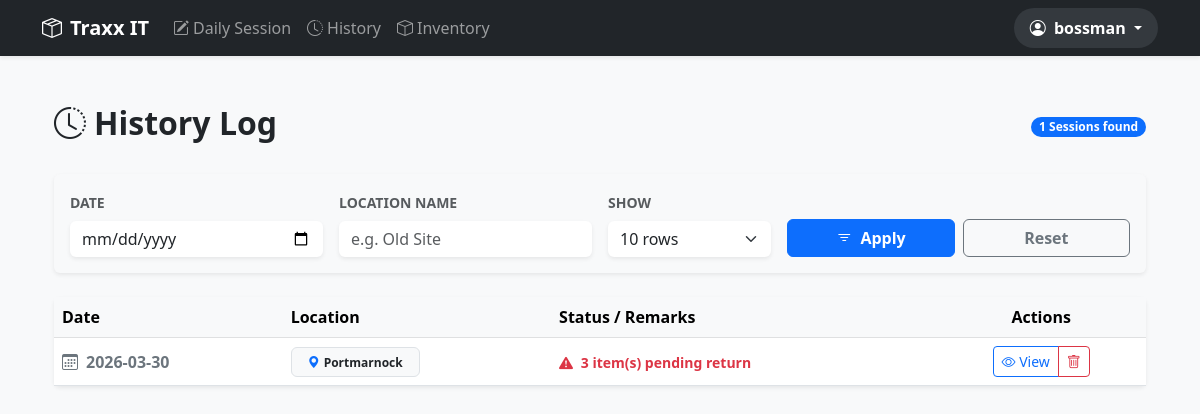
The page /history (signed in) on the database its author committed.
### models.py (models this page shows)
class User(db.Model):
    id = db.Column(db.Integer, primary_key=True)
    username = db.Column(db.String(80), unique=True, nullable=False)
    password = db.Column(db.String(120), nullable=False)
    role = db.Column(db.String(20), default='staff') # 'boss' or 'staff'
    display_name = db.Column(db.String(100), nullable=True)

class Place(db.Model):
    id = db.Column(db.Integer, primary_key=True)
    name = db.Column(db.String(100), nullable=False)
    is_active = db.Column(db.Boolean, default=True)

### app.py (the view)
@app.route('/history')
def history():
    if 'user_id' not in session: return redirect(url_for('login'))
    user = db.session.get(User, session['user_id'])
    page = request.args.get('page', 1, type=int)
    per_page = request.args.get('per_page', 10, type=int)
    f_date = request.args.get('filter_date', '')
    f_place = request.args.get('filter_place', '').strip()
    query = db.session.query(
        func.date(DayRecord.timestamp).label('day'),
        DayRecord.place_id,
        Place.name.label('place_name'),
        func.sum(case((DayRecord.is_returned == False, 1), else_=0)).label('unreturned_count')
    ).join(Place)
    if user.role != 'boss':
        query = query.filter(DayRecord.user_id == user.id)
    if f_date:
        query = query.filter(func.date(DayRecord.timestamp) == f_date)
    if f_place:
        query = query.filter(Place.name.ilike(f"%{f_place}%"))
    pagination = query.group_by(func.date(DayRecord.timestamp), DayRecord.place_id)\
                      .order_by(desc('day'))\
                      .paginate(page=page, per_page=per_page)
    return render_template('history.html',
                           pagination=pagination,
                           f_date=f_date,
                           f_place=f_place,
                           per_page=per_page)

### app.py (called while the page is built)
@app.context_processor
def inject_user():
    if 'user_id' in session:
        user = User.query.get(session['user_id'])
        return dict(current_user=user)
    return dict(current_user=None)

### templates/history.html (shortened to what this page needs)
{% extends "base.html" %}
{% block content %}
<div class="container py-4">
    <div class="d-flex justify-content-between align-items-center mb-4">
        <h2 class="fw-bold"><i class="bi bi-clock-history me-2"></i>History Log</h2>
        <span class="badge bg-primary rounded-pill">{{ pagination.total }} Sessions found</span>
    </div>
    <div class="card shadow-sm border-0 mb-4 bg-light">
        <div class="card-body">
            <form method="GET" action="{{ url_for('history') }}" class="row g-3 align-items-end">
                <div class="col-md-3">
                    <label class="form-label small fw-bold text-muted text-uppercase">Date</label>
                    <input type="date" name="filter_date" class="form-control border-0 shadow-sm" value="{{ f_date }}">
                </div>
                <div class="col-md-3">
                    <label class="form-label small fw-bold text-muted text-uppercase">Location Name</label>
                    <input type="text" name="filter_place" class="form-control border-0 shadow-sm"
                        placeholder="e.g. Old Site" value="{{ f_place }}">
                </div>
                <div class="col-md-2">
                    <label class="form-label small fw-bold text-muted text-uppercase">Show</label>
                    <select name="per_page" class="form-select border-0 shadow-sm">
                        <option value="10" {{ 'selected' if per_page == 10 }}>10 rows</option>
                    </select>
                </div>
                <div class="col-md-4 d-flex gap-2">
                    <button type="submit" class="btn btn-primary w-100 fw-bold">
                        <i class="bi bi-filter me-1"></i> Apply
                    </button>
                    <a href="{{ url_for('history') }}" class="btn btn-outline-secondary w-100 fw-bold">
                        Reset
                    </a>
                </div>
            </form>
        </div>
    </div>
    <div class="card shadow-sm border-0">
        <div class="table-responsive">
            <table class="table table-hover align-middle mb-0">
                <thead class="table-light">
                    <tr>
                        <th>Date</th>
                        <th>Location</th>
                        <th>Status / Remarks</th>
                        <th class="text-center">Actions</th>
                    </tr>
                </thead>
                <tbody>
                    {% for s in pagination.items %}
                    <tr>
                        <td class="fw-bold text-secondary">
                            <i class="bi bi-calendar3 me-2"></i>{{ s.day }}
                        </td>
                        <td>
                            <span class="badge bg-light text-dark border px-3 py-2">
                                <i class="bi bi-geo-alt-fill me-1 text-primary"></i>{{ s.place_name }}
                            </span>
                        </td>
                        <td>
                            {% if s.unreturned_count > 0 %}
                                <span class="text-danger fw-bold small">
                                    <i class="bi bi-exclamation-triangle-fill me-1"></i>
                                    {{ s.unreturned_count }} item(s) pending return
                                </span>
                            {% else %}
                                <span class="text-success small">
                                    <i class="bi bi-check-circle-fill me-1"></i>
                                    All returned
                                </span>
                            {% endif %}
                        </td>
                        <td class="text-center">
                            <div class="btn-group">
                                <a href="{{ url_for('session_details', ts=s.day, place_id=s.place_id) }}"
                                   class="btn btn-sm btn-outline-primary">
                                    <i class="bi bi-eye"></i> View
                                </a>
                                <a href="{{ url_for('delete_session', ts=s.day, place_id=s.place_id) }}"
                                   class="btn btn-sm btn-outline-danger"
                                   onclick="return confirm('Delete this entire session?')">
                                    <i class="bi bi-trash"></i>
                                </a>
                            </div>
                        </td>
                    </tr>
                    {% endfor %}
                </tbody>
            </table>
        </div>
    </div>
</div>
{% endblock %}

### templates/base.html (shortened to what this page needs)
<!DOCTYPE html>
<html lang="en">
<head>
    <link href="https://cdn.jsdelivr.net/npm/bootstrap@5.3.0/dist/css/bootstrap.min.css" rel="stylesheet">
    <link rel="stylesheet" href="https://cdn.jsdelivr.net/npm/bootstrap-icons@1.11.0/font/bootstrap-icons.css">
</head>
<body class="bg-light">
    <nav class="navbar navbar-expand-lg navbar-dark bg-dark shadow-sm mb-4">
        <div class="container">
            <a class="navbar-brand fw-bold" href="{{ url_for('index') }}">
                <i class="bi bi-box-seam me-2"></i>Traxx IT
            </a>
            <div class="collapse navbar-collapse" id="navbarNav">
                <ul class="navbar-nav me-auto">
                    <li class="nav-item">
                        <a class="nav-link" href="{{ url_for('record') }}">
                            <i class="bi bi-pencil-square me-1"></i>Daily Session
                        </a>
                    </li>
                    <li class="nav-item">
                        <a class="nav-link" href="{{ url_for('history') }}">
                            <i class="bi bi-clock-history me-1"></i>History
                        </a>
                    </li>
                    <li class="nav-item">
                        <a class="nav-link" href="{{ url_for('inventory') }}">
                            <i class="bi bi-box me-1"></i>Inventory
                        </a>
                    </li>
                </ul>
                <ul class="navbar-nav ms-auto align-items-center">
                    {% if current_user %}
                    <li class="nav-item dropdown">
                        <a class="nav-link dropdown-toggle fw-bold text-white px-3 py-2 rounded-pill bg-secondary bg-opacity-25"
                           href="#" id="userDropdown" role="button" data-bs-toggle="dropdown" aria-expanded="false">
                            <i class="bi bi-person-circle me-1"></i>
                            {{ current_user.display_name or current_user.username }}
                        </a>
                    </li>
                    {% else %}
                    <li class="nav-item">
                        <a class="nav-link" href="{{ url_for('login') }}">Login</a>
                    </li>
                    {% endif %}
                </ul>
            </div>
        </div>
    </nav>
    <div class="container">
        {% block content %}{% endblock %}
    </div>
</body>
</html>

### rows shown on the page
User: display_name+username "bossman"
Place: day "2026-03-30", place_name "Portmarnock", unreturned_count "3"

### other values the page prints
{{ pagination.total }} "1"
